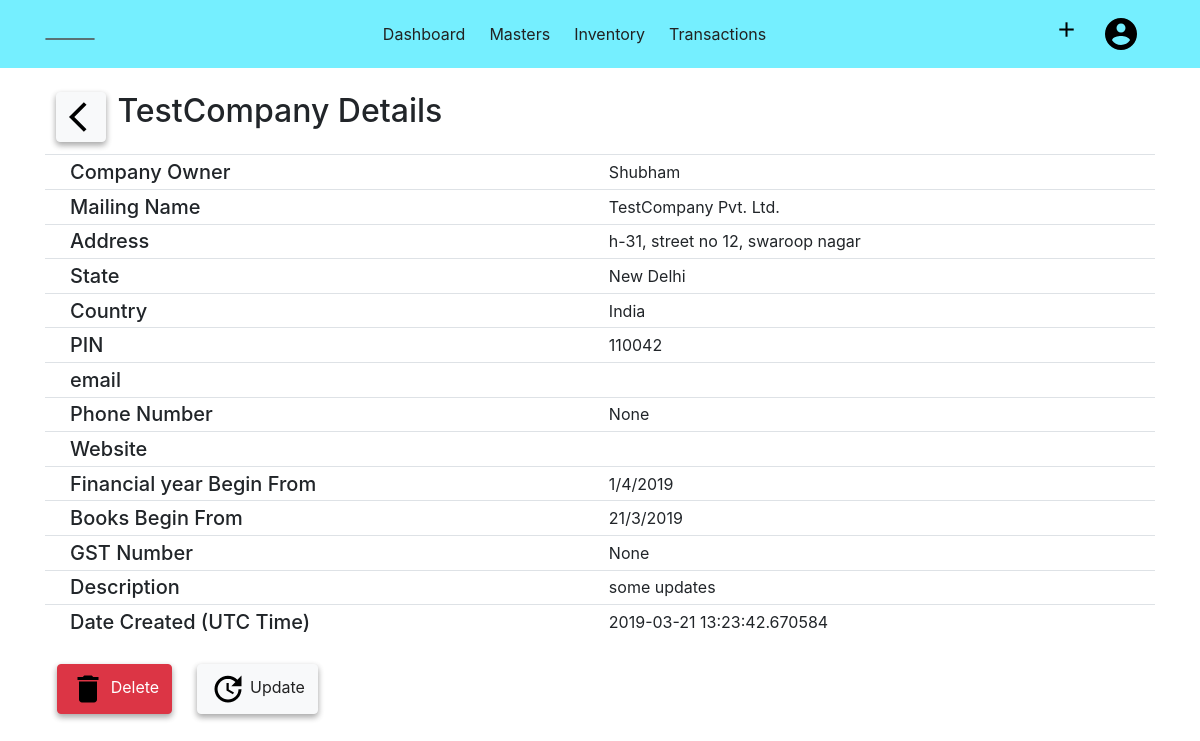
/company/details/1 (signed in), run on an earlier commit of the app's database.
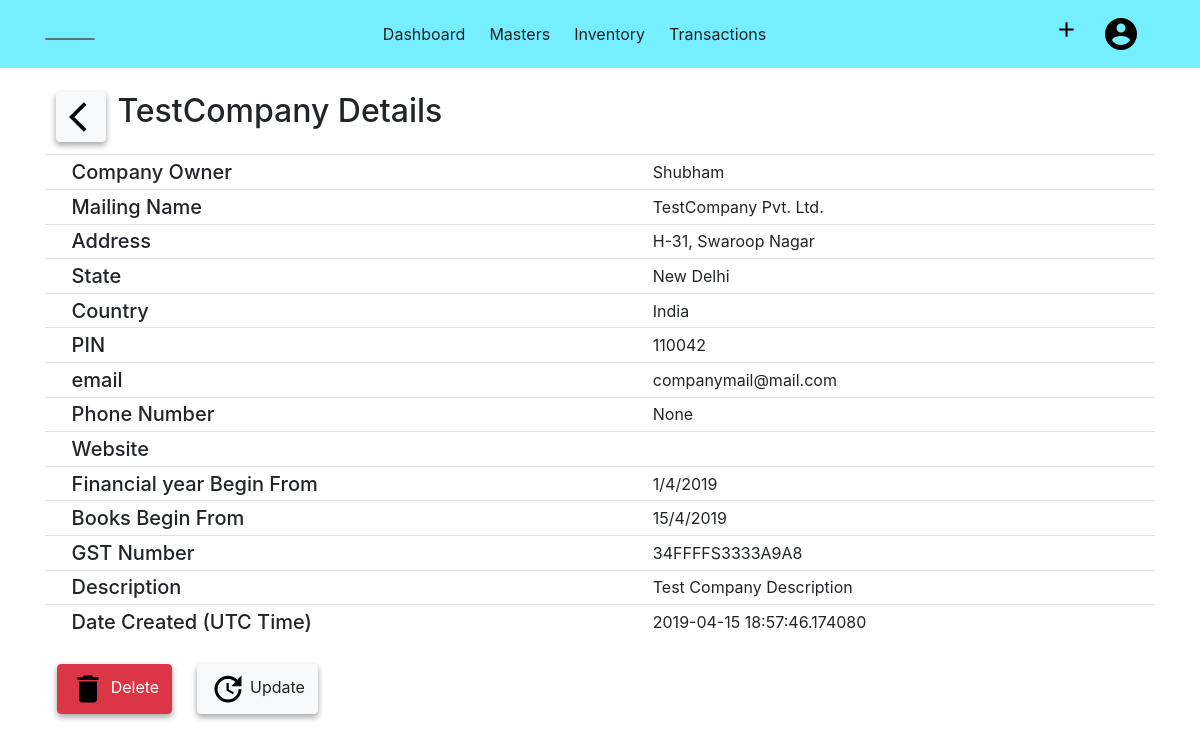
And on a later commit of the database.
### acsystem/models.py (models this page shows, shortened)
class Company(db.Model):
    id = db.Column(db.Integer, primary_key=True)
    companyname = db.Column(db.String(80), unique=True, nullable=False)
    mailingname = db.Column(db.String(80), nullable = False)
    address = db.Column(db.String(100), nullable=False)
    country = db.Column(db.String(40), nullable=False)
    state = db.Column(db.String(40), nullable=False)
    pin = db.Column(db.Integer)
    email = db.Column(db.String(60))
    phoneno = db.Column(db.Integer)
    website = db.Column(db.String(60))
    datecreated = db.Column(db.DateTime, default = datetime.utcnow, nullable=False)
    financialyear = db.Column(db.DateTime, nullable=False)
    booksbegin = db.Column(db.DateTime, nullable=False)
    invoiceno = db.Column(db.Integer, default=0)
    gstno = db.Column(db.String(15))
    description = db.Column(db.Text)
    customers = db.relationship('Customer', backref='undercompany', lazy=True, cascade="all, delete-orphan")
    suppliers = db.relationship('Supplier', backref='undercompany', lazy=True, cascade="all, delete-orphan")
    groups = db.relationship('Group', backref='undercompany', lazy=True, cascade="all, delete-orphan")
    ledgers = db.relationship('Ledger', backref='undercompany', lazy=True, cascade="all, delete-orphan")
    productcategories = db.relationship('Productcategory', backref='undercompany', lazy=True, cascade="all, delete-orphan")
    products = db.relationship('Product', backref='undercompany', lazy=True, cascade="all, delete-orphan")
    units = db.relationship('Unit', backref='undercompany', lazy=True, cascade="all, delete-orphan")
    sale = db.relationship('Sales', backref='undercompany', lazy=True, cascade="all, delete-orphan")
    user_id = db.Column(db.Integer, db.ForeignKey('user.id', ondelete="CASCADE"), nullable=False)

### acsystem/company/routes.py (the view)
@company.route('/company/details/<int:compid>', methods=['GET','POST'])
@login_required
def showcompany(compid):
    company = Company.query.get_or_404(compid)
    if company.owner != current_user:
        abort(403)
    return render_template('companytemplate/companydetail.html', title=company.companyname, company = company)

### acsystem/models.py (called while the page is built)
@login_manager.user_loader
def load_user(user_id):
    return User.query.get(int(user_id))

### acsystem/templates/companytemplate/companydetail.html (shortened to what this page needs)
{% extends "layout.html"%}
{% block content %}
<div class="container mt-4">
    <button style="width:50px;" class=" btn btn-light float-left" onclick="window.history.back()">
        <img src="{{ url_for('static', filename='images/back.png') }}" alt="Back" />
    </button>
    <h2 class="mb-4">{{ company.companyname }} Details</h2>
    <table class="table table-sm">
        <tbody>
            <tr>
                <td>&Tab;</td>
                <td class="h5">Company Owner</td>
                <td>{{company.owner.first}}</td>
            </tr>
            <tr>
                <td>&Tab;</td>
                <td class="h5">Mailing Name</td>
                <td>{{company.mailingname}}</td>
            </tr>
            <tr>
                <td>&Tab;</td>
                <td class="h5"> Address</td>
                <td>{{company.address}}</td>
            </tr>
            <tr>
                <td>&Tab;</td>
                <td class="h5"> State</td>
                <td>{{company.state}}</td>
            </tr>
            <tr>
                <td>&Tab;</td>
                <td class="h5">Country </td>
                <td>{{company.country}}</td>
            </tr>
            <tr>
                <td>&Tab;</td>
                <td class="h5"> PIN</td>
                <td>{{company.pin}}</td>
            </tr>
            <tr>
                <td>&Tab;</td>
                <td class="h5">email </td>
                <td>{{company.email}}</td>
            </tr>
            <tr>
                <td>&Tab;</td>
                <td class="h5"> Phone Number</td>
                <td>{{company.phoneno}}</td>
            </tr>
            <tr>
                <td>&Tab;</td>
                <td class="h5"> Website</td>
                <td>{{company.website}}</td>
            </tr>
            <tr>
                <td>&Tab;</td>
                <td class="h5"> Financial year Begin From</td>
                <td>{{company.financialyear.day}}/{{company.financialyear.month}}/{{company.financialyear.year}}</td>
            </tr>
            <tr>
                <td>&Tab;</td>
                <td class="h5"> Books Begin From</td>
                <td>{{company.booksbegin.day}}/{{company.booksbegin.month}}/{{company.booksbegin.year }}</td>
            </tr>
            <tr>
                <td>&Tab;</td>
                <td class="h5"> GST Number</td>
                <td>{{company.gstno}}</td>
            </tr>
            <tr>
                <td>&Tab;</td>
                <td class="h5"> Description</td>
                <td>{{company.description}}</td>
            </tr>
            <tr>
                <td>&Tab;</td>
                <td class="h5"> Date Created (UTC Time)</td>
                <td>{{company.datecreated}}</td>
            </tr>
        </tbody>
    </table>
    <table class="mt-4">
        <tbody>
            <tr>
                <td>
                    <button type="button" class="btn btn-danger" data-toggle="modal" data-target="#deletecompany">
                        <img src="{{ url_for('static',filename='images/delete.png') }}" alt="Delete"> Delete
                    </button>
                </td>
                <td>
                    <a type="button" class="btn btn-light" href="{{ url_for('company.updatecompany', compid=company.id) }}"><img
                            src="{{ url_for('static',filename='images/update.png') }}" alt="Delete"> Update
                    </a>
                </td>
            </tr>
        </tbody>
    </table>
</div>
{% endblock content %}

What changed in the data, as far as the page shows it:
changed Company "TestCompany": address "h-31, street no 12, swaroop nagar" → "H-31, Swaroop Nagar"; email (not shown) → "companymail@mail.com"; booksbegin.day "21" → "15"; booksbegin.month "3" → "4"; gstno "None" → "34FFFFS3333A9A8"; description "some updates" → "Test Company Description"; datecreated "2019-03-21 13:23:42.670584" → "2019-04-15 18:57:46.174080"
